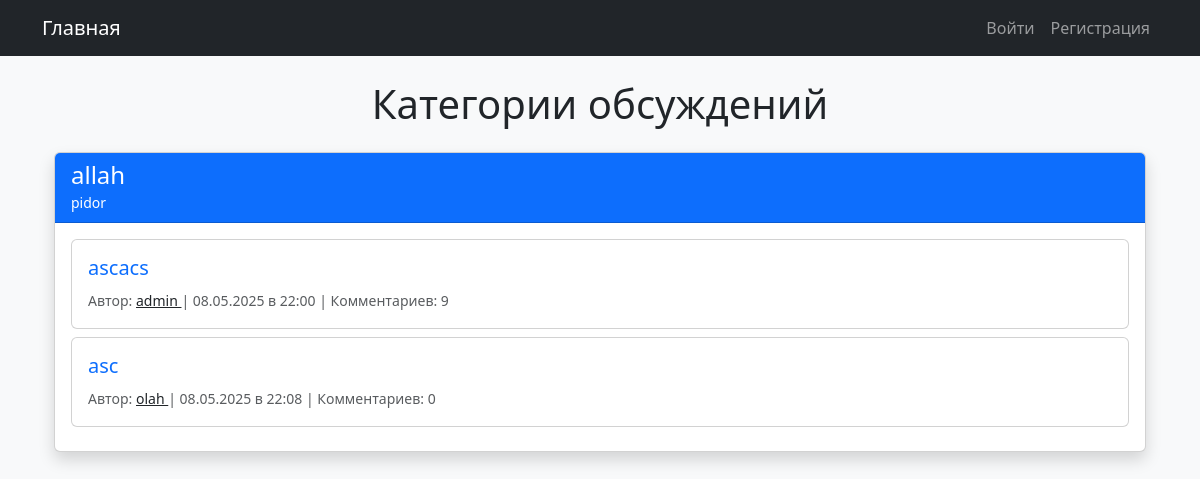
The app's page /, older data.
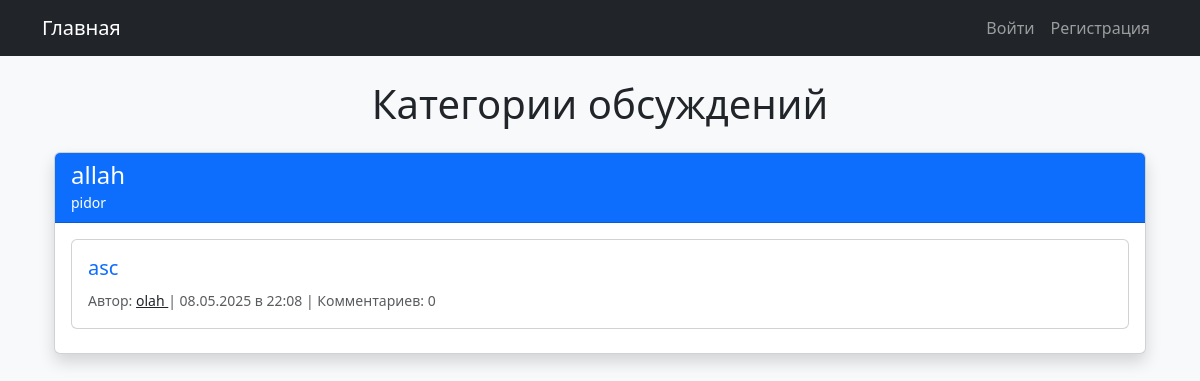
The same page, newer data.
### app.py (models this page shows, shortened)
class Category(db.Model):
    id = db.Column(db.Integer, primary_key=True)
    name = db.Column(db.String(128), unique=True)
    description = db.Column(db.String(256))
    topics = db.relationship('Topic', backref='category', lazy='dynamic', cascade='all, delete-orphan')

class Topic(db.Model):
    id = db.Column(db.Integer, primary_key=True)
    title = db.Column(db.String(128))
    content = db.Column(db.Text)
    created_at = db.Column(db.DateTime, default=datetime.utcnow)
    user_id = db.Column(db.Integer, db.ForeignKey('user.id'))
    category_id = db.Column(db.Integer, db.ForeignKey('category.id'))
    comments = db.relationship('Comment', backref='topic', lazy='dynamic')

class User(UserMixin, db.Model):
    id = db.Column(db.Integer, primary_key=True)
    username = db.Column(db.String(64), index=True, unique=True)
    password_hash = db.Column(db.String(128))
    role = db.Column(db.String(32), default='user')
    avatar = db.Column(db.String(128))
    banned = db.Column(db.Boolean, default=False)
    muted = db.Column(db.Boolean, default=False)
    topics = db.relationship('Topic', backref='author', lazy='dynamic')
    comments = db.relationship('Comment', backref='author', lazy='dynamic')

### app.py (the view)
@app.route('/')
def index():
    categories = Category.query.all()
    return render_template('index.html', categories=categories)

### templates/index.html (shortened to what this page needs)
{% extends "base.html" %}
{% block content %}
<div class="container">
    <h1 class="mb-4 text-center">Категории обсуждений</h1>
    {% for category in categories %}
    <div class="card shadow mb-4">
        <div class="card-header bg-primary text-white">
            <div class="d-flex justify-content-between align-items-center">
                <div>
                    <h4 class="mb-0">{{ category.name }}</h4>
                    <small>{{ category.description }}</small>
                </div>
            </div>
        </div>
        <div class="card-body">
            {% for topic in category.topics %}
            <div class="topic-item card mb-2">
                <div class="card-body d-flex justify-content-between align-items-center">
                    <div>
                        <h5 class="card-title">
                            <a href="{{ url_for('topic', topic_id=topic.id) }}"
                               class="text-decoration-none">
                               {{ topic.title }}
                            </a>
                        </h5>
                        <small class="text-muted">
                            Автор:
                            <a href="{{ url_for('profile', user_id=topic.author.id) }}"
                               class="text-dark">
                               {{ topic.author.username }}
                            </a>
                            | {{ topic.created_at.strftime('%d.%m.%Y в %H:%M') }}
                            | Комментариев: {{ topic.comments.count() }}
                        </small>
                    </div>
                </div>
            </div>
            {% else %}
            <div class="alert alert-info">Пока нет тем в этой категории</div>
            {% endfor %}
        </div>
    </div>
    {% else %}
    <div class="alert alert-info">Пока нет категорий для обсуждений</div>
    {% endfor %}
</div>
{% endblock %}

Row changes from the older to the newer data that the page shows:
removed Topic: title "ascacs", author.username "admin", created_at "08.05.2025 в 22:00", comments.count "9"
